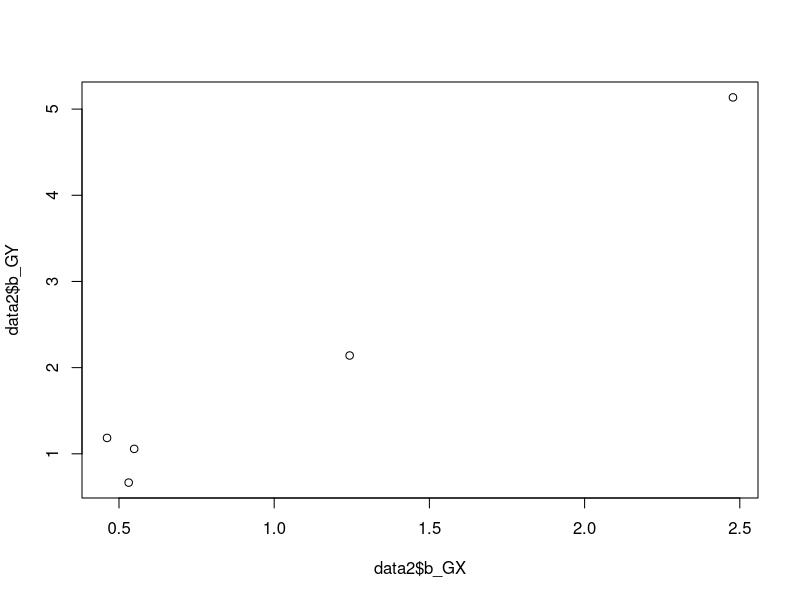

The R script that drew this image:
# コード1
# データの読み込み
data1 = read.table("./data.tsv", header=T)

# Wald法
res0_1 <- lm(X ~ G5, data = data1)
res0_2 <- lm(Y ~ G5, data = data1)
summary(res0_2)$coefficients[2] / summary(res0_1)$coefficients[2]

# PRSの計算
GX1 <- lm(X ~ G1, data=data1)
GX2 <- lm(X ~ G2, data=data1)
GX3 <- lm(X ~ G3, data=data1)
GX4 <- lm(X ~ G4, data=data1)
GX5 <- lm(X ~ G5, data=data1)

b_GX <- c(
    summary(GX1)$coefficients[2],
    summary(GX2)$coefficients[2],
    summary(GX3)$coefficients[2],
    summary(GX4)$coefficients[2],
    summary(GX5)$coefficients[2]
)

data1$PRS <- rep(0, nrow(data1))
for (i in 1:nrow(data1)) {
    data1$PRS[i] <- b_GX[1]*data1$G1[i] +
        b_GX[2]*data1$G2[i] + b_GX[3]*data1$G3[i] +
        b_GX[4]*data1$G4[i] + b_GX[5]*data1$G5[i]
}
head(data1)

# コード2
# 2SLS
res1 <- lm(X ~ PRS, data=data1)
data1$pX <- predict(res1, newdata=data1)
head(data1)

res2 <- lm(Y ~ pX, data=data1)
summary(res2)

# コード3
# MR-Egger
GY1 <- lm(Y ~ G1, data=data1)
GY2 <- lm(Y ~ G2, data=data1)
GY3 <- lm(Y ~ G3, data=data1)
GY4 <- lm(Y ~ G4, data=data1)
GY5 <- lm(Y ~ G5, data=data1)
b_GY <- c(
    summary(GY1)$coefficients[2],
    summary(GY2)$coefficients[2],
    summary(GY3)$coefficients[2],
    summary(GY4)$coefficients[2],
    summary(GY5)$coefficients[2]
)

data2 <- data.frame(t(rbind(b_GX, b_GY)))
head(data2)

res3 <- lm(b_GY ~ b_GX, data = data2)
summary(res3)

plot(data2$b_GX, data2$b_GY)
